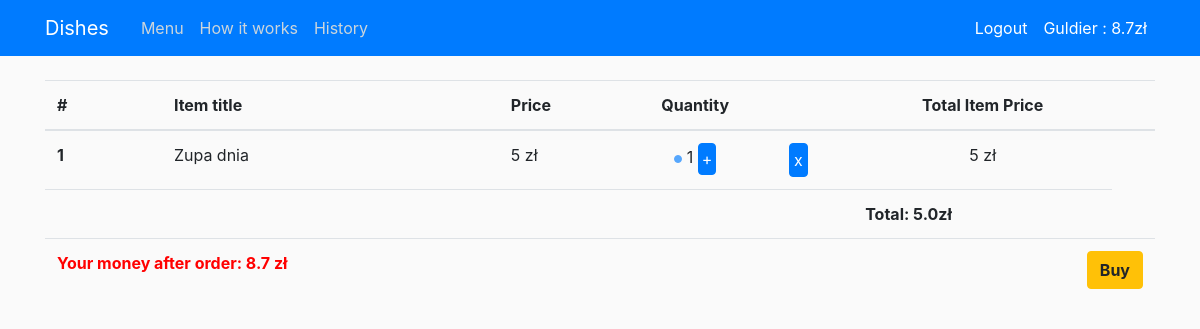
The app's page /order_summary/ (signed in), older data.
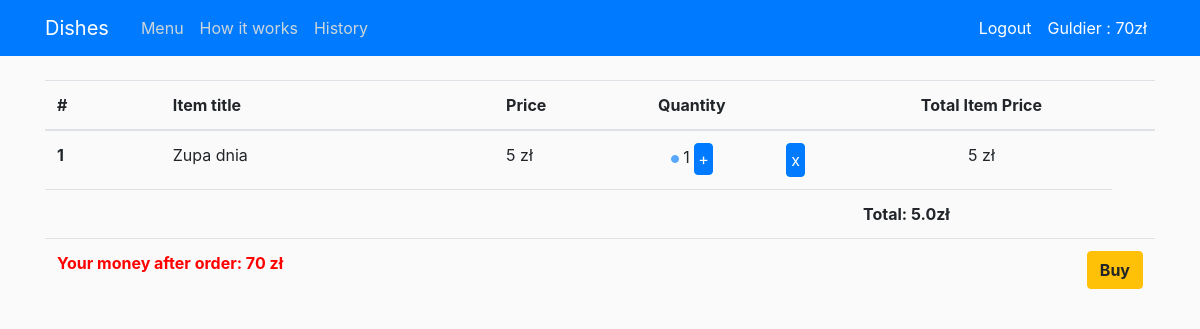
The same page, newer data.
### users/models.py (models this page shows, shortened)
class Profile(models.Model):
    user = models.OneToOneField(User, on_delete=models.CASCADE)
    money = models.FloatField(default=0)

### shop/models.py (models this page shows, shortened)
class Cart(models.Model):
    user = models.ForeignKey(User, on_delete=models.CASCADE)
    composition = models.ForeignKey(Composition, on_delete=models.CASCADE)
    quantity = models.IntegerField(default=1)

class Composition(models.Model):
    dish = models.ForeignKey(Dish, on_delete=models.CASCADE)
    addon = models.ForeignKey(AddOn, on_delete=models.CASCADE)
    def __str__(self):
        if self.addon.name == 'empty':
            return f'{self.dish}'
        elif self.addon.addon_type == 'pizza':
            return f'{self.dish} - {self.addon}'
        else:
            return f'{self.dish} + {self.addon}'

class AddOn(models.Model):
    name = models.CharField(max_length=100)
    price = models.FloatField()
    addon_type = models.CharField(max_length=20)

class Dish(models.Model):
    name = models.CharField(max_length=100)
    ingredient = models.CharField(max_length=250, blank=True)
    price = models.FloatField()
    dish_type = models.CharField(max_length=20)
    dish_addon = models.BooleanField(default=True)
    def __str__(self):
        return f'{self.name}'

### shop/views.py (the view)
# urls.py: path('order_summary/', order_summary, name='shop-order-summary'),
@login_required
def order_summary(request):
    values = countTotalPrice(request.user)
    context ={
        'orders': values["items_in_cart"],
        'total_price': values["total_price"],
        'summary': True,
        'money': Profile.objects.get(user=request.user).money
    }
    return render(request, 'shop/summary.html', context)

### shop/views.py (called while the page is built)
def countTotalPrice(user):
    items_in_cart = Cart.objects.filter(user=user)
    total_price = 0
    for item in items_in_cart:
        composition_price = item.composition.dish.price + item.composition.addon.price
        total_price += composition_price * item.quantity
    value_to_return ={
        'total_price': total_price,
        'items_in_cart': items_in_cart
    }
    return value_to_return

### shop/templates/shop/summary.html
{% extends 'shop/base.html' %}
{% block summary %}
{% load django_template_maths %}
    <div class="container">
       <table class="table">
            <thead>
            <tr>
                <th scope="col">#</th>
                <th scope="col">Item title</th>
                <th scope="col">Price</th>
                <th scope="col" style="text-align:center">Quantity</th>
                <th scope="col"></th>
                <th scope="col" style="text-align:center">Total Item Price</th>
                <th></th>
            </tr>
            </thead>
            <tbody>
                {% for item in orders %}
                    <tr>
                        <th scope="row">{{ forloop.counter }}</th>
                        <td>{{ item.composition}}</td>
                        <td>{{ item.composition.dish.price|add:item.composition.addon.price }} zł</td>
                        <td style="text-align:center">
                            <a href="#" style="color:black">
                                {% if  item.quantity > 1%}
                                    <a href="{% url 'shop-remove-summary' item.composition.id%}">
                                        <button type="button" class="btn btn-primary btn-xs" style="padding: 3px 3px">-</button>
                                    </a>
                                {% else %}
                                    <button type="button" class="btn btn-primary btn-xs" style="padding: 3px 3px" disabled></button>
                                {% endif %}
                            </a>
                                <a>{{ item.quantity }}</a>
                            <a href="{% url 'shop-add-summary' item.composition.id%}" style="color:black">
                                <button type="button" class="btn btn-primary btn-xs" style="padding: 3px 3px">+</button>
                            </a>
                        </td>
                        <td>
                            <a href="{% url 'shop-delete-from-cart-summary' item.id%}">
                                <button type="button" class="btn btn-primary btn-xs" style="padding: 4px">x</button>
                            </a>
                        </td>
                        <td style="text-align:center">
                            {{ item.composition.dish.price|add:item.composition.addon.price|mul:item.quantity|floatformat}} zł
                        </td>
                    </tr>
                {% empty %}
                    <tr style="text-align:center">
                        <td colspan='5'>Your cart is empty</td>
                    </tr>
                {% endfor %}
                <tr>
                    <td colspan="5"><b></b></td>
                    <td><b>Total: {{ total_price }}zł</b></td>
                </tr>
                <tr>
                    <td colspan="2">
                        <a style="color:red"><b>Your money after order: {{money|sub:total_price|floatformat}} zł</b></a>
                    </td>
                    <td colspan="5">
                        <a class='btn btn-warning float-right ml-2' href="{% url 'shop-buy' %}"><b>Buy</b></a>
                    </td>
                </tr>
            </tbody>
        </table>
    </div>
{% endblock summary %}

### shop/templates/shop/base.html (shortened to what this page needs)
{% load static %}
{% load django_template_maths %}
<!DOCTYPE html>
<html>
<head>
    <link rel="stylesheet" href="https://stackpath.bootstrapcdn.com/bootstrap/4.5.2/css/bootstrap.min.css">
    <link rel="stylesheet" type="text/css" href="{% static 'shop/main.css' %}">
</head>
<body>
    <header class="site-header">
        <nav class="navbar navbar-expand-md navbar-dark bg-primary fixed-top">
            <div class="container">
                <a class="navbar-brand mr-4">Dishes</a>
                <div class="collapse navbar-collapse" id="navbarToggle">
                    <div class="navbar-nav mr-auto">
                        <a class="nav-item nav-link" href="{% url 'shop-home' %}">Menu</a>
                        <a class="nav-item nav-link" href="{% url 'shop-about' %}">How it works</a>
                        {% if user.is_authenticated %}
                            <a class="nav-item nav-link" href="{% url 'shop-history' %}">History</a>
                        {% endif %}
                    </div>
                     <div class="navbar-nav">
                        {% if user.is_authenticated %}
                            <a class="nav-item nav-link" style="color: #ffffff" href="{% url 'logout' %}">Logout</a>
                            <a class="nav-item nav-link" style="color: #ffffff" href="{% url 'profile' %}">{{ user.username }} : {{money|floatformat}}zł</a>
                        {% else %}
                            <a class="nav-item nav-link" style="color: #ffffff" href="{% url 'login' %}">Login</a>
                            <a class="nav-item nav-link" style="color: #ffffff" href="{% url 'register' %}">Register</a>
                        {% endif %}
                    </div>
                </div>
            </div>
        </nav>
    </header>
   <main role="main" class="container-fluid">
        {% if summary %}
            {% block summary %}
            {% endblock summary %}
        {% endif %}
    </main>
</body>
</html>

### shop/static/shop/main.css (style rules this page uses)
body { background: #fafafa; color: #333333; margin-top: 5rem; }
.site-header .navbar-nav .nav-link { color: #cbd5db; }
.container-fluid { border-radius:20px; }

Row changes from the older to the newer data that the page shows:
changed Profile: money "8.7" → "70"
